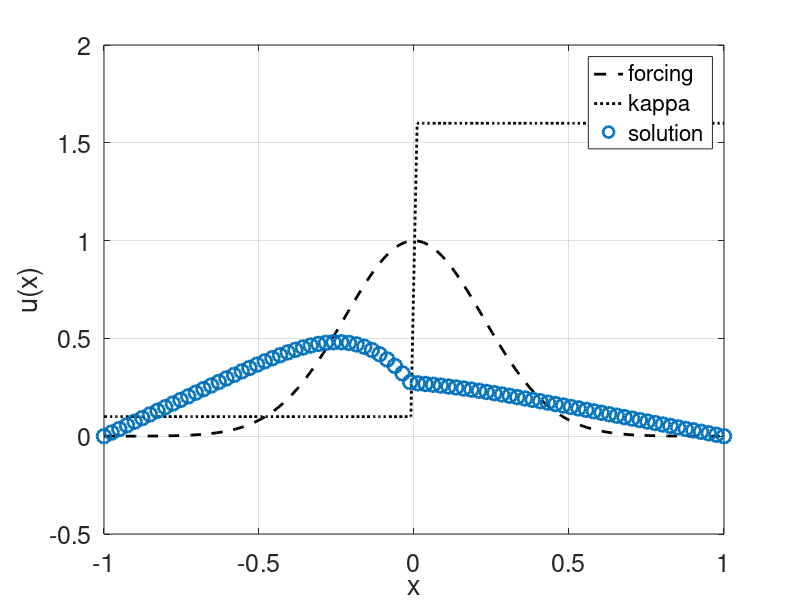

The MATLAB source for this figure:
clear
%forcing function
f = @(x) -exp(-x.^2/0.1);

%material properties
kappa = @(x) 0.75*sign(x)+0.85;

%boundary conditions
a = 0;
b = 0;

%domain size
xa = -1;
xb = 1;

L = xb - xa;  %length of the domain


%% We will solve d/dx (kappa(x) du/dx) = f(x) on domain x = [x_a,x_b] 
% with BC: 
%   u(x_a) = a
%   u(x_b)  = b
% using a central finite difference method. kappa(x) is a function of
% space.


N = 80; %number of internal gridpoints
h = L/(N+1); %interval length
M=N+2; %account for all points including boundary

%create grid 
x_grid = linspace(xa,xb,N+2); %this mesh includes endpoints
x = x_grid; 

%creade half-grid for kappa evaluations
x_kappa = (x(1:end-1) + x(2:end))/2;

%build matrix A
A = zeros(M,M); %initialize zero matrix NxN - this step is just for illustration, not necessary here

A(1,1) = h^2; %Dirichlet BC
for j=2:M-1
    A(j,j-1) = kappa(x_kappa(j-1));
    A(j,j) = -(kappa(x_kappa(j-1))+kappa(x_kappa(j)));
    A(j,j+1) = kappa(x_kappa(j));
end
A(M,M) = h^2; %Dirichlet BC
A = A/h^2

%NOTE: for large matrices it is a better idea to use sparse matrix
%representation

%create RHS vector
g = (f(x))';

%implement BC
g(1) = a;
g(M) = b;

%solve linear system
u = A\g;

%plot solution
xx= linspace(xa,xb);
plot(xx,-f(xx),'--k','LineWidth',2)
hold on;
plot(xx,kappa(xx),':k','LineWidth',2)
plot(x,u,'o','LineWidth',2,'MarkerSize',10);


hold off
xlabel('x'); ylabel('u(x)');
grid on
set(gca,'FontSize',18)

legend('forcing','kappa','solution')
